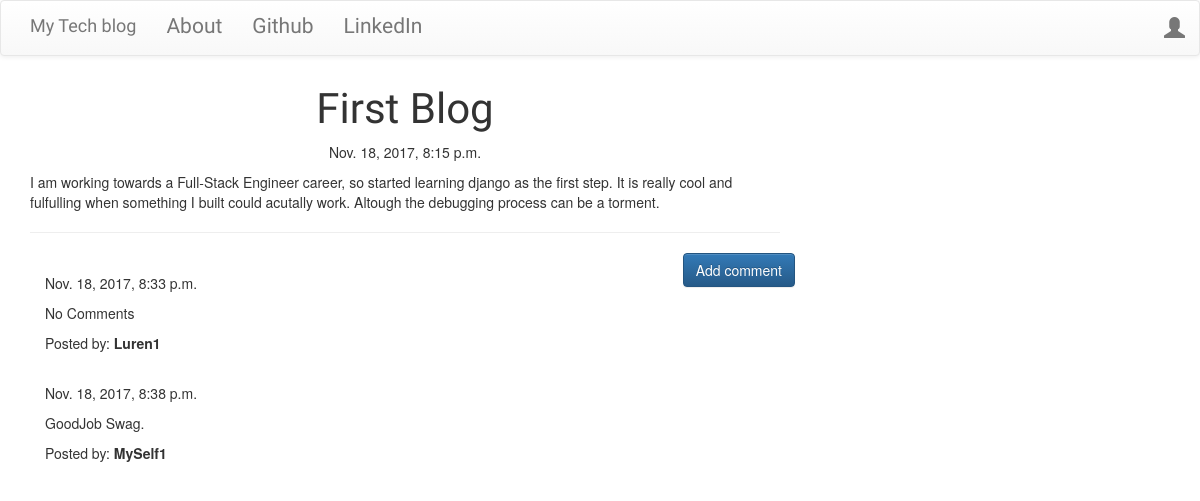
/post/1, run on the app's committed database.
### blog/models.py (models this page shows, shortened)
class Post(models.Model):
    author = models.ForeignKey('auth.User')
    title = models.CharField(max_length=200)
    text = models.TextField()
    created_date = models.DateTimeField(default=timezone.now)
    published_date = models.DateTimeField(blank=True,null=True)

class Comment(models.Model):
    post = models.ForeignKey('blog.Post',related_name='comments')
    author = models.CharField(max_length=200)
    text = models.TextField()
    created_date = models.DateTimeField(default=timezone.now)
    approved_comment = models.BooleanField(default=False)

### blog/views.py (the view)
# urls.py: url(r'^post/(?P<pk>\d+)$',views.PostDetailView.as_view(),name='post_detail'),
class PostDetailView(DetailView):
    model = Post

### blog/templates/blog/blog/post_detail.html (shortened to what this page needs)
{% extends 'blog/base.html' %}
{% block content %}
        <h1 class='posttitle loader'>{{ post.title }}</h1>
        {% if post.published_date %}
            <div class="date postdate">
                {{ post.published_date }}
            </div>
        {% else %}
            <a class="btn btn-default" href="{% url 'post_publish' pk=post.pk %}">Publish</a>
        {% endif %}
      <p class='postcontent' >{{ post.text|safe|linebreaksbr }}</p>
  <hr>
  <a class="btn btn-primary btn-comment" href="{% url 'add_comment_to_post' pk=post.pk %}">Add comment</a>
  <div class="container">
  {% for comment in post.comments.all %}
  <br>
      {% if user.is_authenticated or comment.approved_comment %}
              {{ comment.created_date }}
          <p>{{ comment.text|safe|linebreaks }}</p>
          <p>Posted by: <strong>{{ comment.author }}</strong></p>
      {% endif %}
  {% empty %}
      <p>No comments posted.</p>
  {% endfor %}
</div>
{% endblock %}

### blog/static/css/blog.css (style rules this page uses)
.postdate { text-align: center; }
.posttitle { font-family: 'Russo One',sans-serif; font-size: 3em; text-align: center; }
.postcontent { font-family: 'Montserrat'; font-size: 1.5em; }
.btn-comment { position: absolute; right: 0px; }
.loader { filter:hue-rotate(0deg); color:linear-gradient(45deg,#0f8,#08f); animation:hue 10000ms infinite linear; }

### data on the page
Post: title "First Blog", published_date "Nov. 18, 2017, 8:15 p.m.", text "I am working towards a Full-Stack Engineer career, so started learning django as the first step. It is really cool and fulfulling when something I built could acutally work. Altough the debugging process can be a torment."
Comment: created_date "Nov. 18, 2017, 8:33 p.m.", text "No Comments", author "Luren1"
Comment: created_date "Nov. 18, 2017, 8:38 p.m.", text "GoodJob Swag.", author "MySelf1"
